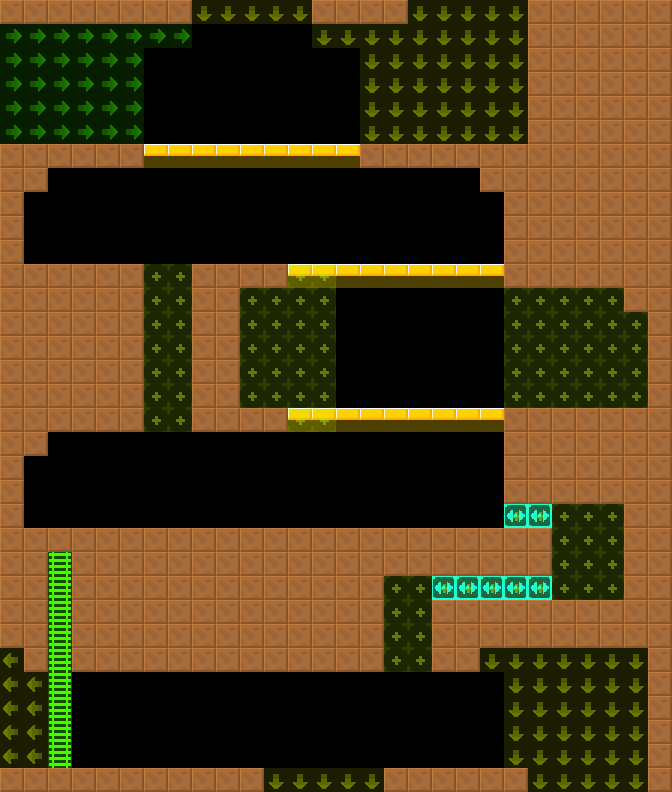

The image is a tile-based game level rendered from a .tmx file. Its description and source (layers, tilesets, objects; grid data summarised) follow:
An orthogonal 28x33 tile map with 24x24 px tiles, 2 tile layers (col, lnk), 2 tilesets and 8 objects (3x Door, 3x FakeBlackWall, 2x BreakableGround).

<map version="1.4" tiledversion="1.4.2" orientation="orthogonal" renderorder="right-down" width="28" height="33" tilewidth="24" tileheight="24" infinite="0" nextlayerid="4" nextobjectid="8">
 <tileset firstgid="6" source="../../lnk.tsx" />
 <tileset firstgid="1" source="../../col.tsx" />
 <layer id="1" name="col" width="28" height="33">
  <data>[924 cells, 407 non-empty, 4 distinct tile ids]</data>
 </layer>
 <layer id="2" name="lnk" width="28" height="33" opacity="0.5">
  <data>[924 cells, 223 non-empty, 4 distinct tile ids]</data>
 </layer>
 <objectgroup id="3" name="markers" opacity="0.5">
  <object id="1" name="Door" type="Door" x="120" y="240" width="24" height="24">
   <properties>
    <property name="yr" value="0" />
    <property name="xr" value="0" />
   </properties>
  </object>
  <object id="2" name="BreakableGround" type="BreakableGround" x="144" y="264" width="48" height="24">
   <properties>
    <property name="yr" value="0" />
    <property name="xr" value="0" />
   </properties>
  </object>
  <object id="3" name="Door" type="Door" x="504" y="384" width="24" height="24">
   <properties>
    <property name="yr" value="0" />
    <property name="xr" value="0" />
   </properties>
  </object>
  <object id="4" name="BreakableGround" type="BreakableGround" x="144" y="408" width="48" height="24">
   <properties>
    <property name="yr" value="0" />
    <property name="xr" value="0" />
   </properties>
  </object>
  <object id="5" name="Door" type="Door" x="96" y="504" width="24" height="24">
   <properties>
    <property name="yr" value="0" />
    <property name="xr" value="0" />
   </properties>
  </object>
  <object id="6" name="FakeBlackWall" type="FakeBlackWall" x="504" y="504" width="120" height="96">
   <properties>
    <property name="yr" value="0" />
    <property name="xr" value="0" />
   </properties>
  </object>
  <object id="7" name="FakeBlackWall" type="FakeBlackWall" x="384" y="576" width="48" height="96">
   <properties>
    <property name="yr" value="0" />
    <property name="xr" value="0" />
   </properties>
  </object>
  <object id="8" name="FakeBlackWall" type="FakeBlackWall" x="432" y="576" width="72" height="24">
   <properties>
    <property name="yr" value="0" />
    <property name="xr" value="0" />
   </properties>
  </object>
 </objectgroup>
</map>
